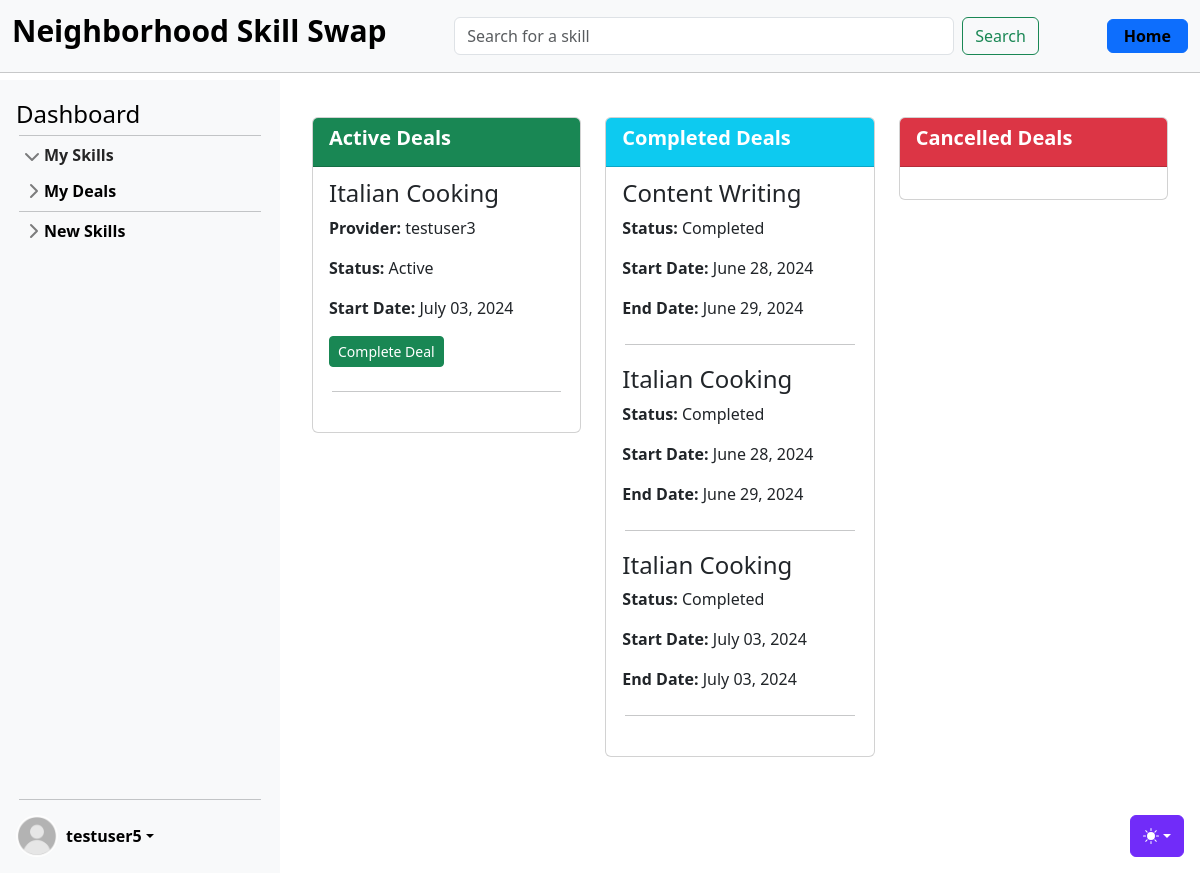
The page /skills/deals/ (signed in) on the database its author committed.
### accounts/models.py (models this page shows, shortened)
class CustomUser(AbstractUser):
    age = models.PositiveIntegerField(null=True, blank=True)

### skills/models.py (models this page shows, shortened)
class SkillDeal(models.Model):
    PENDING = "pending"
    ACTIVE = "active"
    COMPLETED = "completed"
    CANCELLED = "cancelled"
    STATUS_CHOICES = [
        (PENDING, "Pending"),
        (ACTIVE, "Active"),
        (COMPLETED, "Completed"),
        (CANCELLED, "Cancelled"),
    ]
    skill = models.ForeignKey(Skill, on_delete=models.CASCADE)
    owner = models.ForeignKey(
        settings.AUTH_USER_MODEL, on_delete=models.CASCADE, related_name="owner"
    )
    provider = models.ForeignKey(
        settings.AUTH_USER_MODEL, on_delete=models.CASCADE, related_name="requester"
    )
    status = models.CharField(max_length=20, choices=STATUS_CHOICES, default=PENDING)
    created_at = models.DateTimeField(auto_now_add=True)
    start_date = models.DateTimeField(null=True, blank=True)
    end_date = models.DateTimeField(null=True, blank=True)

class Skill(models.Model):
    name = models.CharField(max_length=100, blank=False)
    level = models.CharField(max_length=20, blank=False)
    description = models.TextField()
    owner = models.ForeignKey(settings.AUTH_USER_MODEL, on_delete=models.CASCADE)
    category = models.ForeignKey(Category, on_delete=models.CASCADE)
    date = models.DateTimeField(auto_now_add=True)
    skill_type = models.CharField(max_length=20, blank=False)
    rating = models.FloatField(default=5.0)

### skills/views_deals.py (the view)
# urls.py: path("deals/", SkillDealListView.as_view(), name="skill_deal_list"),
class SkillDealListView(LoginRequiredMixin, ListView):
    model = SkillDeal
    template_name = "skills/skill_deal_list.html"
    context_object_name = "my_deals"
    def get_queryset(self):
        user = self.request.user
        filter_type = self.kwargs.get("filter_type", "all")
        if filter_type == "provided":
            queryset = SkillDeal.objects.filter(provider=user)
        elif filter_type == "requested":
            queryset = SkillDeal.objects.filter(owner=user)
        else:
            queryset = SkillDeal.objects.filter(Q(provider=user) | Q(owner=user))
        reviewed_skills = Review.objects.filter(owner=user).values_list(
            "skill_id", flat=True
        )
        queryset = queryset.exclude(
            Q(status=SkillDeal.COMPLETED) & Q(skill_id__in=reviewed_skills)
        )
        return queryset
    def get_context_data(self, **kwargs):
        context = super().get_context_data(**kwargs)
        context["filter_type"] = self.kwargs.get("filter_type", "all")
        return context

### templates/skills/skill_deal_list.html (shortened to what this page needs)
{% extends "base.html" %}
{% block content %}
<div class="container mt-4">
    <div class="row">
        <div class="col-md-4 mb-4">
            <div class="card">
                <div class="card-header bg-success text-white">
                    <h5 class="card-title">Active Deals</h5>
                </div>
                <div class="card-body">
                    {% for deal in my_deals %}
                    {% if deal.status == 'active' %}
                    <div class="mb-3">
                        <h4 class="card-subtitle mb-2">{{ deal.skill.name }}</h4>
                        {% if deal.provider != request.user %}
                            <p class="card-text"><strong>Provider:</strong> {{ deal.provider.username }}</p>
                        {% endif %}
                        <p class="card-text"><strong>Status:</strong> {{ deal.get_status_display }}</p>
                        <p class="card-text"><strong>Start Date:</strong> {{ deal.start_date|date:"F d, Y" }}</p>
                        {% if deal.owner == request.user %}
                            <a href="{% url 'skill_deal_complete' deal.pk %}" class="btn btn-success btn-sm">Complete Deal</a>
                        {% endif %}
                    </div>
                    <hr class="my-4">
                    {% endif %}
                    {% empty %}
                    <p>You have no active deals currently.</p>
                    {% endfor %}
                </div>
            </div>
        </div>
        <div class="col-md-4 mb-4">
            <div class="card">
                <div class="card-header bg-info text-white">
                    <h5 class="card-title">Completed Deals</h5>
                </div>
                <div class="card-body">
                    {% for deal in my_deals %}
                        {% if deal.status == 'completed' %}
                        <div class="mb-3">
                            <h4 class="card-subtitle mb-2">{{ deal.skill.name }}</h4>
                            <p class="card-text"><strong>Status:</strong> {{ deal.get_status_display }}</p>
                            <p class="card-text"><strong>Start Date:</strong> {{ deal.start_date|date:"F d, Y" }}</p>
                            <p class="card-text"><strong>End Date:</strong> {{ deal.end_date|date:"F d, Y" }}</p>
                        </div>
                        <hr class="my-4">
                    {% endif %}
                    {% empty %}
                    <p>No completed deals to review.</p>
                    {% endfor %}
                </div>
            </div>
        </div>
        <div class="col-md-4 mb-4">
            <div class="card">
                <div class="card-header bg-danger text-white">
                    <h5 class="card-title">Cancelled Deals</h5>
                </div>
                <div class="card-body">
                </div>
            </div>
        </div>
    </div>
</div>
{% endblock %}

### templates/partials/_sidebar.html (shortened to what this page needs)
{% load static %}
<div class="sidebar d-flex flex-column flex-shrink-0 p-3 bg-body-tertiary" style="width: 280px;">
    <a href="{% url 'dashboard' user.id %}" class="d-flex align-items-center mb-3 mb-md-0 me-md-auto link-body-emphasis text-decoration-none">
        <span class="fs-4">Dashboard</span>
    </a>
    <hr>
    <ul class="list-unstyled ps-0">
        <li class="mb-1">
            <button class="btn btn-toggle d-inline-flex align-items-center rounded border-0 collapsed" data-bs-toggle="collapse" data-bs-target="#home-collapse" aria-expanded="true">
                My Skills
            </button>
        </li>
        <li class="mb-1">
            <button class="btn btn-toggle d-inline-flex align-items-center rounded border-0 collapsed" data-bs-toggle="collapse" data-bs-target="#dashboard-collapse" aria-expanded="false">
                My Deals
            </button>
        </li>
        <hr>
        <li class="mb-1">
            <button class="btn btn-toggle d-inline-flex align-items-center rounded border-0 collapsed" data-bs-toggle="collapse" data-bs-target="#orders-collapse" aria-expanded="false">
                New Skills
            </button>
        </li>
    </ul>
    <div class="dropdown mt-auto">
        <hr style="margin-bottom: 15px;">
        <a href="#" class="d-flex align-items-center link-body-emphasis text-decoration-none dropdown-toggle" data-bs-toggle="dropdown" aria-expanded="false">
            {% if user.is_authenticated %}
                {% if user.profile.profile_image %}
                    <img src="{{ user.profile.profile_image.url }}" alt="" width="42" height="42" class="rounded-circle me-2">
                {% else %}
                    <img src="{% static 'img/default_pic.jpg' %}" alt="" width="42" height="42" class="rounded-circle me-2">
                {% endif %}
                <strong>{{ user.username }}</strong>
            {% else %}
                <strong>User</strong>
            {% endif %}
        </a>
    </div>
</div>

### static/css/sidebars.css (style rules this page uses)
body { min-height: 100vh; min-height: -webkit-fill-available; }
html { height: -webkit-fill-available; }
.dropdown-toggle { outline: 0; }
.btn-toggle { padding: .25rem .5rem; font-weight: 600; color: var(--bs-emphasis-color); background-color: transparent; }
.btn-toggle::before { width: 1.25em; line-height: 0; transition: transform .35s ease; transform-origin: .5em 50%; }
.btn-toggle[aria-expanded="true"] { color: rgba(var(--bs-emphasis-color-rgb), .85); }
.btn-toggle[aria-expanded="true"]::before { transform: rotate(90deg); }

### static/css/main.css (style rules this page uses)
hr { margin: 3px; }
.sidebar { position: fixed; top: 80px; left: 0; bottom: 0; width: 280px; padding: 20px; background-color: #f8f9fa; overflow-y: auto; z-index: 1000; }

### static/css/dashboard.css (style rules this page uses)
.card-title { font-weight: bold; }
.card-text { margin-bottom: 1rem; }

### rows shown on the page
CustomUser: username "testuser5"
SkillDeal: skill.name "Italian Cooking", provider.username "testuser3", status "Active", start_date "July 03, 2024", shows "Complete Deal"
SkillDeal: skill.name "Content Writing", status "Completed", start_date "June 28, 2024", end_date "June 29, 2024"
SkillDeal: skill.name "Italian Cooking", status "Completed", start_date "June 28, 2024", end_date "June 29, 2024"
SkillDeal: skill.name "Italian Cooking", status "Completed", start_date "July 03, 2024", end_date "July 03, 2024"
